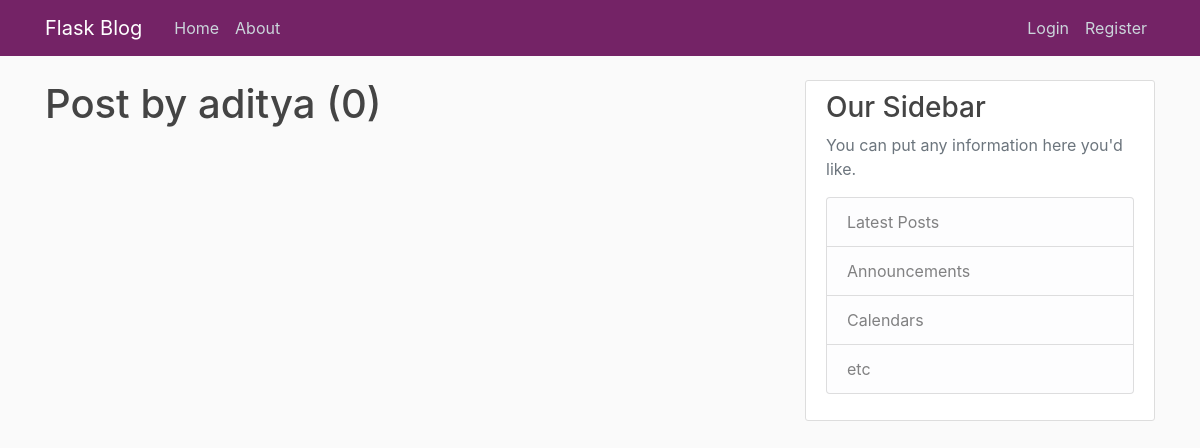
Page /user/aditya on the earlier database version.
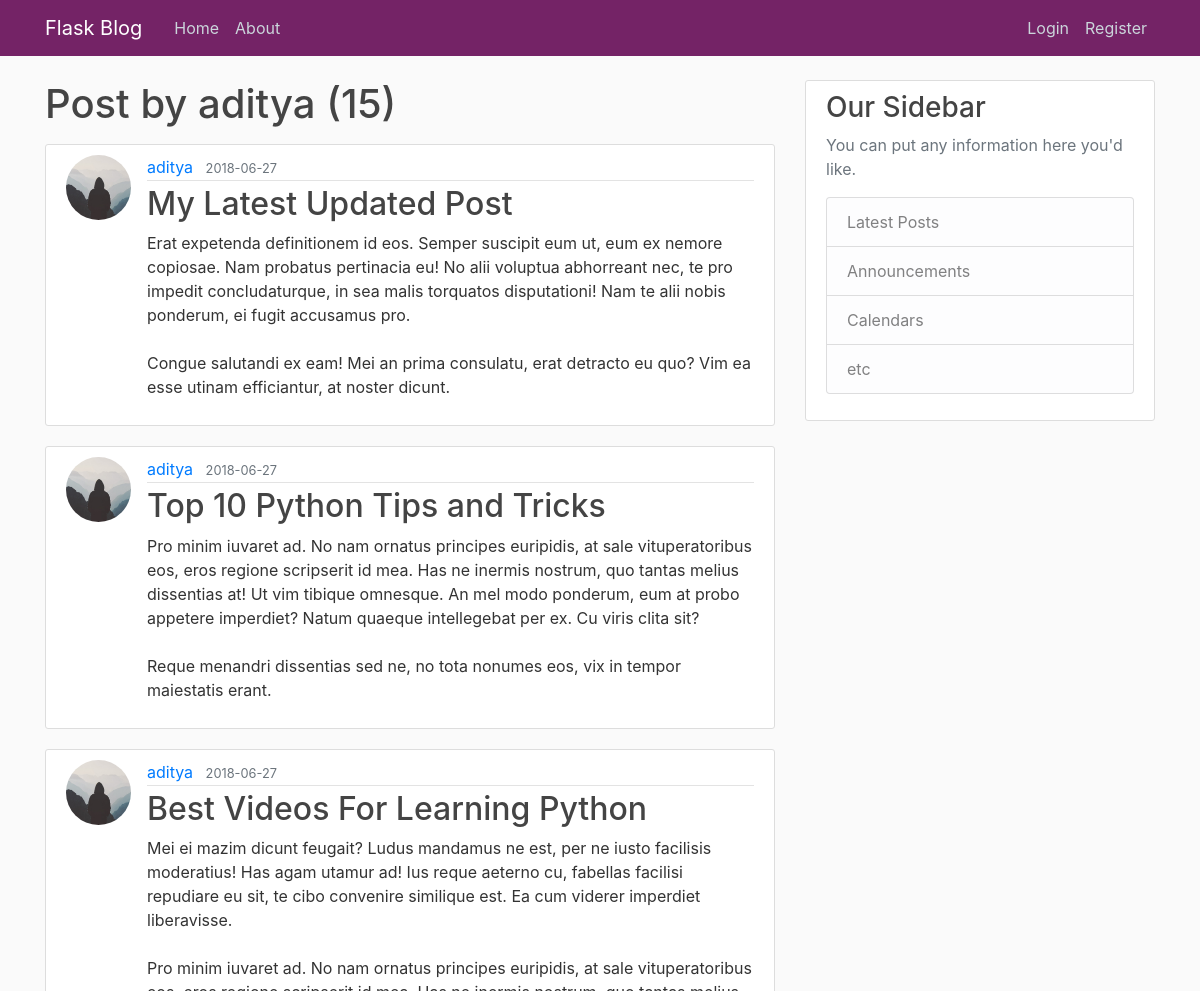
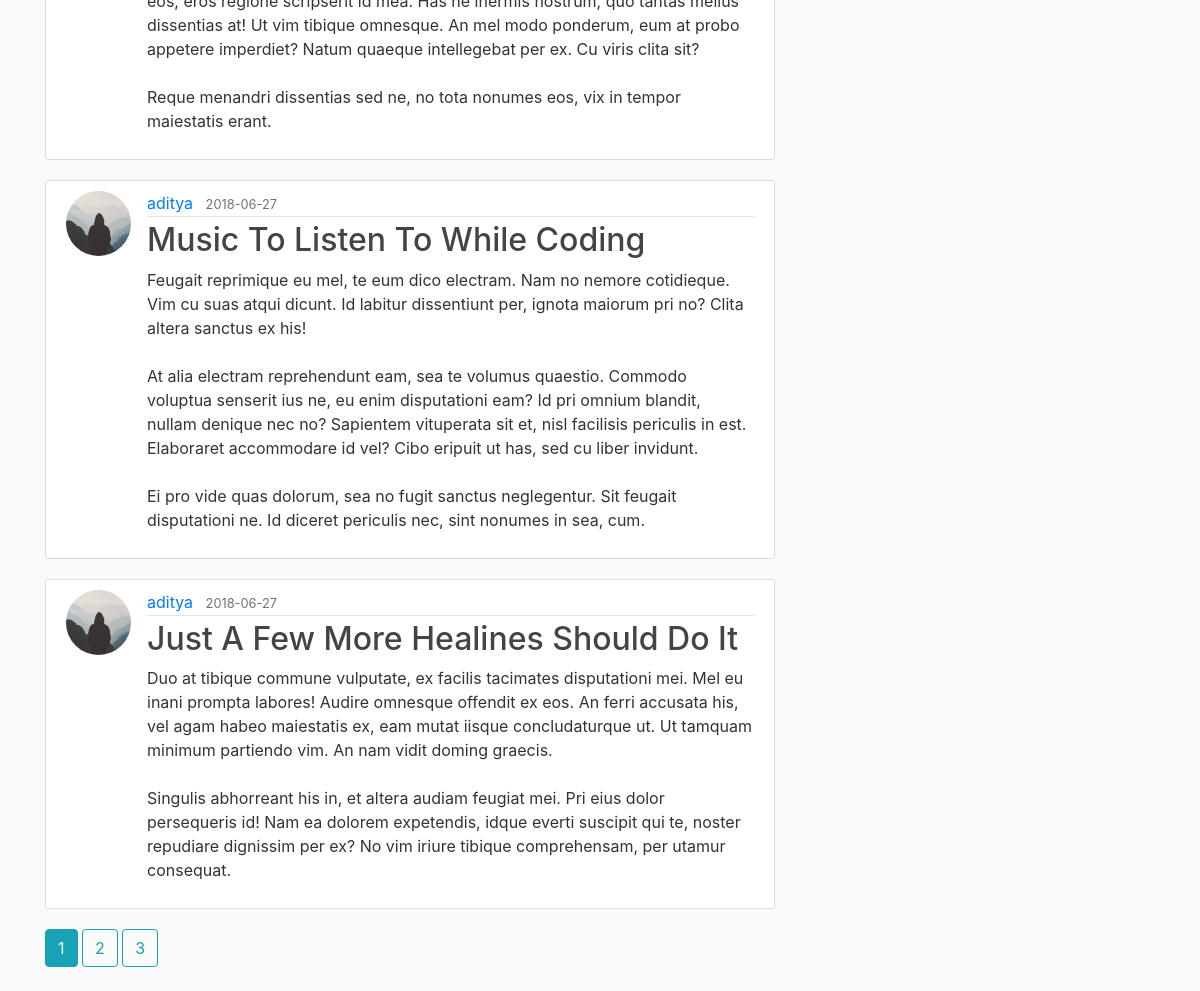
Same page on the later database version (2 pictures, top to bottom).
### flask_blog/models.py (models this page shows, shortened)
class User(db.Model, UserMixin):
    id = db.Column(db.Integer, primary_key=True)
    username = db.Column(db.String(20), unique=True, nullable=False)
    email = db.Column(db.String(120), unique=True, nullable=False)
    image_file = db.Column(db.String(20), nullable=False, default='default.jpg')
    password = db.Column(db.String(60), nullable=False)
    posts = db.relationship('Post', backref='author', lazy=True)

class Post(db.Model):
    id = db.Column(db.Integer, primary_key=True)
    title = db.Column(db.String(100), nullable=False)
    date_posted = db.Column(
        db.DateTime, nullable=False, default=datetime.utcnow)
    content = db.Column(db.Text, nullable=False)
    user_id = db.Column(db.Integer, db.ForeignKey('user.id'), nullable=False)

### flask_blog/routes.py (the view)
@app.route("/user/<string:username>")
def user_posts(username):
    page = request.args.get('page', 1, type=int)
    user = User.query.filter_by(username=username).first_or_404()
    posts = Post.query.filter_by(author=user).order_by(Post.date_posted.desc()).paginate(page, per_page=5)
    return render_template('user_posts.html', posts=posts , user = user)

### flask_blog/templates/user_posts.html (shortened to what this page needs)
{% extends "layout.html" %}
{%block content%}
<h1 class="mb-3"> Post by {{user.username}} ({{posts.total}}) </h1>
{% for post in posts.items%}
<article class="media content-section">
    <img class="rounded-circle article-img" src="{{ url_for('static', filename='profile_pic/' + post.author.image_file) }}">
    <div class="media-body">
        <div class="article-metadata">
            <a class="mr-2" href="{{ url_for('user_posts',username= post.author.username) }}">{{ post.author.username }}</a>
            <small class="text-muted">{{ post.date_posted.strftime('%Y-%m-%d') }}</small>
        </div>
        <h2>
            <a class="article-title" href="{{ url_for('post',post_id=post.id) }}">{{ post.title }}</a>
        </h2>
        <p class="article-content">{{ post.content }}</p>
    </div>
</article>
{%endfor%} {% for page_num in posts.iter_pages(left_edge =1 ,right_edge=1, left_current=1,right_current =2 ) %} {% if page_num
%} {% if posts.page == page_num %}
<a class="btn btn-info mb-4" href="{{url_for('user_posts',username=user.username,page=page_num)}}">{{ page_num }}</a>
{% else %}
<a class="btn btn-outline-info mb-4" href="{{url_for('user_posts',username=user.username,page=page_num)}}">{{ page_num }}</a>
{% endif %}
{% endif %}
 {%endfor%}
 {% endblock content %}

### flask_blog/templates/layout.html (shortened to what this page needs)
<!DOCTYPE html>
<html lang="en">
<head>
    <link rel="stylesheet" href="https://stackpath.bootstrapcdn.com/bootstrap/4.1.1/css/bootstrap.min.css"
>
    <link rel="stylesheet" type="text/css" href="{{url_for('static',filename='main.css')}}">
</head>
<body>
    <header class="site-header">
        <nav class="navbar navbar-expand-md navbar-dark bg-steel fixed-top">
            <div class="container">
                <a class="navbar-brand mr-4" href="/">Flask Blog</a>
                <div class="collapse navbar-collapse" id="navbarToggle">
                    <div class="navbar-nav mr-auto">
                        <a class="nav-item nav-link" href="{{url_for('home')}}">Home</a>
                        <a class="nav-item nav-link" href="{{url_for('about')}}">About</a>
                    </div>
                    <div class="navbar-nav">
                        {% if current_user.is_authenticated %}
                        <a class="nav-item nav-link" href="{{url_for('new_post')}}">Create Post</a>
                        <a class="nav-item nav-link" href="{{url_for('account')}}">{{current_user.username}}</a>
                        <a class="nav-item nav-link" href="{{url_for('logout')}}">Logout</a>
                        {% else %}
                        <a class="nav-item nav-link" href="{{url_for('login')}}">Login</a>
                        <a class="nav-item nav-link" href="{{url_for('register')}}">Register</a>
                        {% endif %}
                    </div>
                </div>
            </div>
        </nav>
    </header>
    <main role="main" class="container">
        <div class="row">
            <div class="col-md-8">
                {% block content %}{% endblock %}
            </div>
            <div class="col-md-4">
                <div class="content-section">
                    <h3>Our Sidebar</h3>
                    <p class='text-muted'>You can put any information here you'd like.
                        <ul class="list-group">
                            <li class="list-group-item list-group-item-light">Latest Posts</li>
                            <li class="list-group-item list-group-item-light">Announcements</li>
                            <li class="list-group-item list-group-item-light">Calendars</li>
                            <li class="list-group-item list-group-item-light">etc</li>
                        </ul>
                    </p>
                </div>
            </div>
        </div>
    </main>
</body>
</html>

### flask_blog/static/main.css (style rules this page uses)
body { background: #fafafa; color: #333333; margin-top: 5rem; }
h1, h2, h3, h4, h5, h6 { color: #444444; }
.bg-steel { background-color: #742366; }
.site-header .navbar-nav .nav-link { color: #cbd5db; }
.content-section { background: #ffffff; padding: 10px 20px; border: 1px solid #dddddd; border-radius: 3px; margin-bottom: 20px; }
.article-title { color: #444444; }
.article-content { white-space: pre-line; }
.article-img { height: 65px; width: 65px; margin-right: 16px; }
.article-metadata { padding-bottom: 1px; margin-bottom: 4px; border-bottom: 1px solid #e3e3e3 }

Differences in the rows shown:
added Post: image_file (placeholder picture), author.username "aditya", date_posted "2018-06-27", title "My Latest Updated Post", content "Erat expetenda definitionem id eos. Semper suscipit eum ut, eum ex nemore copiosae. Nam probatus pertinacia eu! No alii voluptua abhorreant nec, te pro impedit concludaturque, in sea malis torquatos disputationi! Nam te alii nobis ponderum, ei fugit accusamus pro. Congue salutandi ex eam! Mei an prima consulatu, erat detracto eu quo? Vim ea esse utinam efficiantur, at noster dicunt."
added Post: image_file (placeholder picture), author.username "aditya", date_posted "2018-06-27", title "Top 10 Python Tips and Tricks", content "Pro minim iuvaret ad. No nam ornatus principes euripidis, at sale vituperatoribus eos, eros regione scripserit id mea. Has ne inermis nostrum, quo tantas melius dissentias at! Ut vim tibique omnesque. An mel modo ponderum, eum at probo appetere imperdiet? Natum quaeque intellegebat per ex. Cu viris clita sit? Reque menandri dissentias sed ne, no tota nonumes eos, vix in tempor maiestatis erant."
added Post: image_file (placeholder picture), author.username "aditya", date_posted "2018-06-27", title "Best Videos For Learning Python", content "Mei ei mazim dicunt feugait? Ludus mandamus ne est, per ne iusto facilisis moderatius! Has agam utamur ad! Ius reque aeterno cu, fabellas facilisi repudiare eu sit, te cibo convenire similique est. Ea cum viderer imperdiet liberavisse. Pro minim iuvaret ad. No nam ornatus principes euripidis, at sale vituperatoribus eos, eros regione scripserit id mea. Has ne inermis nostrum, quo tantas melius dissentias at! Ut vim tibique omnesque. An mel modo ponderum, eum at probo appetere imperdiet? Natum quaeque intellegebat per ex. Cu viris clita sit? Reque menandri dissentias sed ne, no tota nonumes eos, vix in tempor maiestatis erant."
added Post: image_file (placeholder picture), author.username "aditya", date_posted "2018-06-27", title "Music To Listen To While Coding", content "Feugait reprimique eu mel, te eum dico electram. Nam no nemore cotidieque. Vim cu suas atqui dicunt. Id labitur dissentiunt per, ignota maiorum pri no? Clita altera sanctus ex his! At alia electram reprehendunt eam, sea te volumus quaestio. Commodo voluptua senserit ius ne, eu enim disputationi eam? Id pri omnium blandit, nullam denique nec no? Sapientem vituperata sit et, nisl facilisis periculis in est. Elaboraret accommodare id vel? Cibo eripuit ut has, sed cu liber invidunt. Ei pro vide quas dolorum, sea no fugit sanctus neglegentur. Sit feugait disputationi ne. Id diceret periculis nec, sint nonumes in sea, cum."
added Post: image_file (placeholder picture), author.username "aditya", date_posted "2018-06-27", title "Just A Few More Healines Should Do It", content "Duo at tibique commune vulputate, ex facilis tacimates disputationi mei. Mel eu inani prompta labores! Audire omnesque offendit ex eos. An ferri accusata his, vel agam habeo maiestatis ex, eam mutat iisque concludaturque ut. Ut tamquam minimum partiendo vim. An nam vidit doming graecis. Singulis abhorreant his in, et altera audiam feugiat mei. Pri eius dolor persequeris id! Nam ea dolorem expetendis, idque everti suscipit qui te, noster repudiare dignissim per ex? No vim iriure tibique comprehensam, per utamur consequat."
Other differences:
{{ posts.total }}: "0" → "15"
new list line: "1"
new list line: "2"
new list line: "3"
